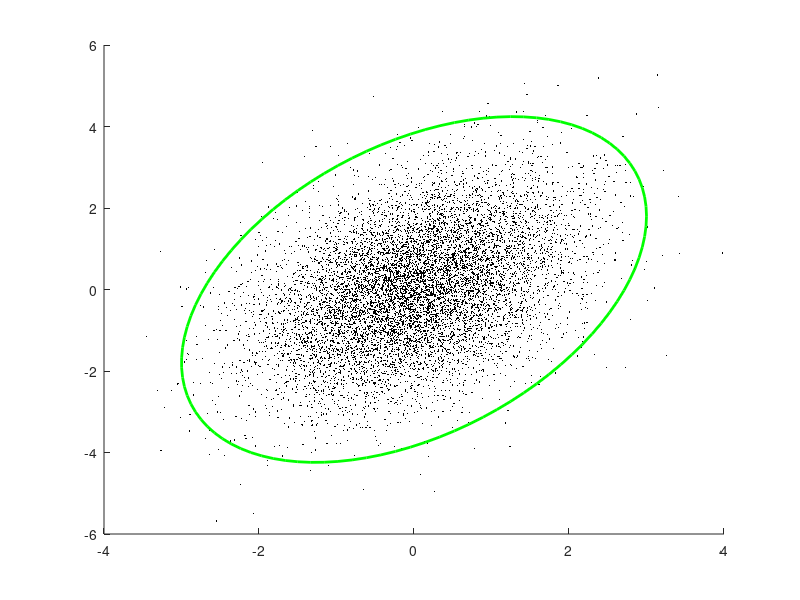

The MATLAB script that drew this image: (Note: this script raises an error after producing the figure.)
%This script illustrates a multivariate Gaussian distribution and its
%marginal distributions

%This code is issued under the CC0 "license"

%Define limits of plotting
X = -5:0.1:5;
Y = -5:0.1:5;

%2-d Mean and covariance matrix
MeanVec = [0 0];
CovMatrix = [1 0.6; 0.6 2];

%Get the 1-d PDFs for the "walls"
Z_x = normpdf(X,MeanVec(1), sqrt(CovMatrix(1,1)));
Z_y = normpdf(Y,MeanVec(2), sqrt(CovMatrix(2,2)));

%Get the 2-d samples for the "floor"
Samples = mvnrnd(MeanVec, CovMatrix, 10000);

%Get the sigma ellipses by transform a circle by the cholesky decomp
L = chol(CovMatrix,'lower');
t = linspace(0,2*pi,100); %Our ellipse will have 100 points on it
C = [cos(t) ; sin(t)]; %A unit circle
E1 = 1*L*C; E2 = 2*L*C; E3 = 3*L*C; %Get the 1,2, and 3-sigma ellipses

figure; hold on; 
%Plot the samples on the "floor"
plot3(Samples(:,1),Samples(:,2),zeros(size(Samples,1),1),'k.','MarkerSize',2)
%Plot the 1,2, and 3-sigma ellipses slightly above the floor
%plot3(E1(1,:), E1(2,:), 1e-3+zeros(1,size(E1,2)),'Color','g','LineWidth',2);
%plot3(E2(1,:), E2(2,:), 1e-3+zeros(1,size(E2,2)),'Color','g','LineWidth',2);
plot3(E3(1,:), E3(2,:), 1e-3+zeros(1,size(E3,2)),'Color','g','LineWidth',2);

%Plot the histograms on the walls from the data in the middle
[n_x, xout] = hist(Samples(:,1),20);%Creates 20 bars
n_x = n_x ./ ( sum(n_x) *(xout(2)-xout(1)));%Normalizes to be a pdf
[~,~,~,x_Pos,x_Height] = makebars(xout,n_x);%Creates the bar points
plot3(x_Pos, Y(end)*ones(size(x_Pos)),x_Height,'-k')

%Now plot the other histograms on the wall
[n_y, yout] = hist(Samples(:,2),20);
n_y = n_y ./ ( sum(n_y) *(yout(2)-yout(1)));
[~,~,~,y_Pos,y_Height] = makebars(yout,n_y);
plot3(X(1)*ones(size(y_Pos)),y_Pos, y_Height,'-k')

%Now plot the 1-d pdfs over the histograms
plot3(X, ones(size(X))*Y(end), Z_x,'-b','LineWidth',2); 
plot3(ones(size(Y))*X(1), Y, Z_y,'-r','LineWidth',2);

%Make the figure look nice
grid on; view(45,55);
axis([X(1) X(end) Y(1) Y(end)])
